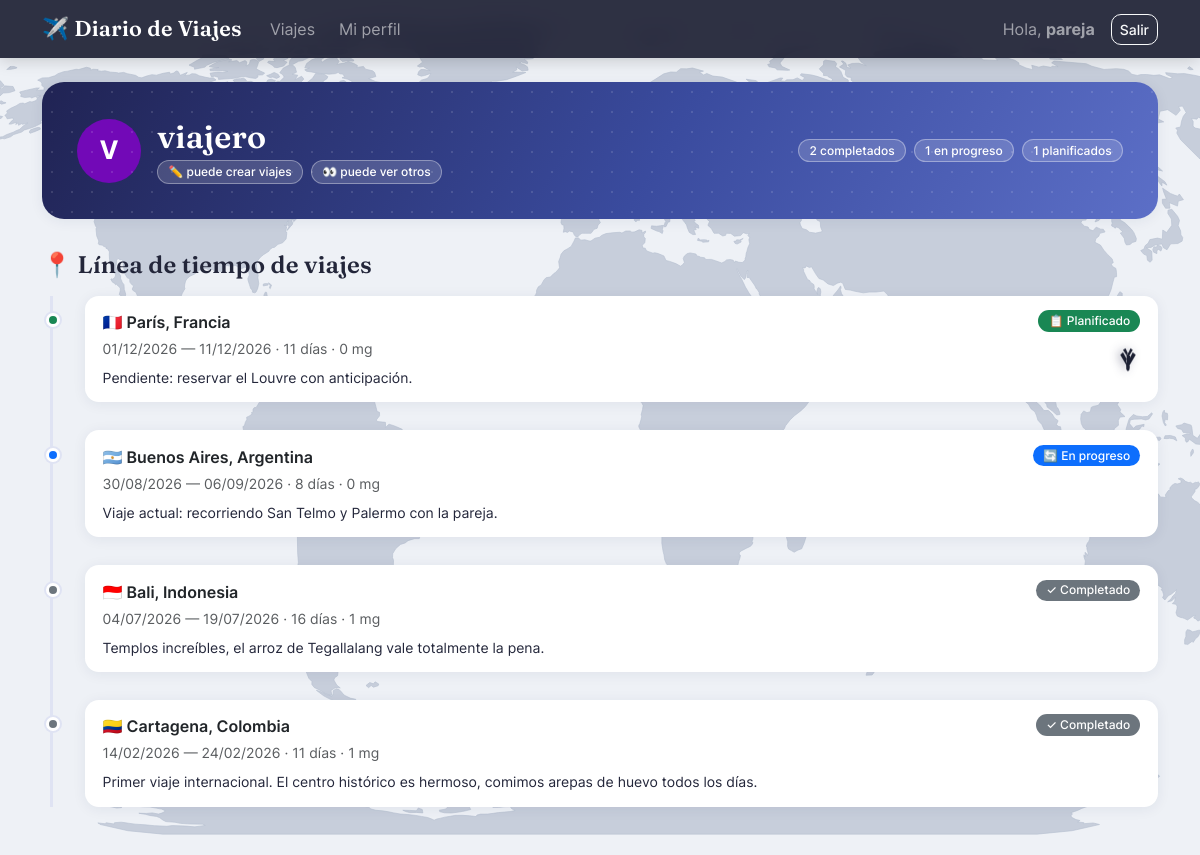
The page /perfil/viajero/ (signed in) on the database its author committed.
### viajes/models.py (models this page shows, shortened)
class Viaje(models.Model):
    COMPLETADO = "completado"
    EN_PROGRESO = "en_progreso"
    PLANIFICADO = "planificado"
    ESTADO_CHOICES = [
        (COMPLETADO, "Completado"),
        (EN_PROGRESO, "En progreso"),
        (PLANIFICADO, "Planificado"),
    ]
    propietario = models.ForeignKey(
        settings.AUTH_USER_MODEL,
        on_delete=models.CASCADE,
        related_name="viajes",
        verbose_name="Propietario",
    )
    destino = models.CharField(
        max_length=100,
        verbose_name="Destino",
        help_text='Ciudad o región, ej: "París", "Bali", "Cartagena".',
    )
    pais = models.CharField(max_length=100, verbose_name="País")
    fecha_inicio = models.DateField(verbose_name="Fecha de inicio")
    fecha_fin = models.DateField(
        verbose_name="Fecha de término",
        null=True,
        blank=True,
        help_text="Déjalo vacío si el viaje todavía no termina o es un plan a futuro.",
    )
    estado = models.CharField(
        max_length=15,
        choices=ESTADO_CHOICES,
        default=PLANIFICADO,
        editable=False,
        verbose_name="Estado",
    )
    notas = models.TextField(
        blank=True,
        verbose_name="Notas del viaje",
        help_text="Detalles, recuerdos o lo que quieras anotar sobre este viaje.",
    )
    creado = models.DateTimeField(auto_now_add=True)
    actualizado = models.DateTimeField(auto_now=True)
    class Meta:
        ordering = ["-fecha_inicio"]  # más reciente primero
        verbose_name = "Viaje"
        verbose_name_plural = "Viajes"
    def calcular_estado(self):
        hoy = timezone.localdate()
        if self.fecha_inicio > hoy:
            return self.PLANIFICADO
        if self.fecha_fin and self.fecha_fin < hoy:
            return self.COMPLETADO
        return self.EN_PROGRESO
    @property
    def duracion_dias(self):
        fin = self.fecha_fin or timezone.localdate()
        dias = (fin - self.fecha_inicio).days + 1
        return max(dias, 1)
    @property
    def total_mg(self):
        return self.mg.count()

### viajes/views.py (the view)
# urls.py: path("perfil/", views.perfil_usuario, name="mi_perfil"),
@login_required
def perfil_usuario(request, username=None):
    usuario_visto = request.user if username is None else get_object_or_404(User, username=username)
    perfil_solicitante = _perfil_de(request.user)
    perfil_visto = _perfil_de(usuario_visto)
    es_propio = usuario_visto.id == request.user.id
    if not es_propio and not perfil_solicitante.puede_ver_otros:
        messages.warning(request, "No tienes permiso para ver el perfil de otros usuarios.")
        return redirect("lista_viajes")
    _refrescar_estados()
    viajes = Viaje.objects.filter(propietario=usuario_visto)
    contexto = {
        "usuario_visto": usuario_visto,
        "perfil_visto": perfil_visto,
        "es_propio": es_propio,
        "viajes": viajes,
        "total_completados": viajes.filter(estado=Viaje.COMPLETADO).count(),
        "total_en_progreso": viajes.filter(estado=Viaje.EN_PROGRESO).count(),
        "total_planificados": viajes.filter(estado=Viaje.PLANIFICADO).count(),
    }
    return render(request, "viajes/perfil.html", contexto)

### viajes/templatetags/viajes_extras.py (called while the page is built)
def _normalizar(texto):
    texto = texto.strip().lower()
    return "".join(
        c for c in unicodedata.normalize("NFD", texto) if unicodedata.category(c) != "Mn"
    )

@register.filter
def bandera(pais):
    if not pais:
        return "🌍"
    return _BANDERAS.get(_normalizar(pais), "🌍")

@register.filter
def color_avatar(username):
    if not username:
        return _PALETA_AVATAR[0]
    indice = sum(ord(c) for c in username) % len(_PALETA_AVATAR)
    return _PALETA_AVATAR[indice]

@register.filter
def inicial(username):
    return username[0].upper() if username else "?"

### viajes/views.py (called while the page is built)
def _refrescar_estados():
    for viaje in Viaje.objects.all():
        nuevo_estado = viaje.calcular_estado()
        if nuevo_estado != viaje.estado:
            Viaje.objects.filter(pk=viaje.pk).update(estado=nuevo_estado)

def _perfil_de(usuario):
    perfil, _ = PerfilUsuario.objects.get_or_create(usuario=usuario)
    return perfil

### viajes/templates/viajes/perfil.html (shortened to what this page needs)
{% extends "viajes/base.html" %}
{% load viajes_extras %}
{% block contenido %}
<div class="encabezado-perfil d-flex justify-content-between align-items-center flex-wrap gap-3">
    <div class="d-flex align-items-center gap-3">
        <span class="avatar-circulo grande" style="background-color: {{ usuario_visto.username|color_avatar }}">
            {{ usuario_visto.username|inicial }}
        </span>
        <div>
            <h2 class="mb-1">{{ usuario_visto.username }}{% if es_propio %} <small class="opacity-75">(tú)</small>{% endif %}</h2>
            <div class="d-flex gap-2 flex-wrap">
                {% if perfil_visto.puede_crear_viajes %}<span class="badge">✏️ puede crear viajes</span>{% endif %}
                {% if perfil_visto.puede_ver_otros %}<span class="badge">👀 puede ver otros</span>{% endif %}
            </div>
        </div>
    </div>
    <div class="d-flex gap-2">
        <span class="badge badge-completado">{{ total_completados }} completados</span>
        <span class="badge badge-en_progreso">{{ total_en_progreso }} en progreso</span>
        <span class="badge badge-planificado">{{ total_planificados }} planificados</span>
    </div>
</div>
<h4 class="mb-3">📍 Línea de tiempo de viajes</h4>
{% if viajes %}
<div class="timeline mt-3">
    {% for viaje in viajes %}
    <div class="timeline-item {{ viaje.estado }}">
        <div class="d-flex justify-content-between align-items-start flex-wrap gap-2">
            <a class="text-decoration-none text-dark fw-semibold" href="{% url 'detalle_viaje' viaje.pk %}">
                {{ viaje.pais|bandera }} {{ viaje.destino }}, {{ viaje.pais }}
            </a>
            <span class="badge badge-{{ viaje.estado }}">
                {% if viaje.estado == 'completado' %}✓ Completado{% elif viaje.estado == 'en_progreso' %}🔄 En progreso{% else %}📋 Planificado{% endif %}
            </span>
        </div>
        <div class="text-muted small mt-1">
            {{ viaje.fecha_inicio|date:"d/m/Y" }}
            {% if viaje.fecha_fin %} — {{ viaje.fecha_fin|date:"d/m/Y" }}{% endif %}
            · {{ viaje.duracion_dias }} día{{ viaje.duracion_dias|pluralize }}
            · {{ viaje.total_mg }} mg
        </div>
        {% if viaje.notas %}
        <p class="mb-0 mt-2 small">{{ viaje.notas|truncatewords:20 }}</p>
        {% endif %}
    </div>
    {% endfor %}
</div>
{% else %}
<p class="text-muted">Todavía no hay viajes registrados.</p>
{% endif %}
{% endblock %}

### viajes/templates/viajes/base.html (shortened to what this page needs)
{% load static %}
<!DOCTYPE html>
<html lang="es">
<head>
    <link href="{% static 'viajes/vendor/bootstrap/css/bootstrap.min.css' %}" rel="stylesheet">
    <link rel="stylesheet" href="{% static 'viajes/css/style.css' %}">
</head>
<body>
<div class="mapa-fondo" aria-hidden="true"></div>
<nav class="navbar navbar-expand-lg navbar-dark bg-dark mb-4">
    <div class="container">
        <a class="navbar-brand" href="{% url 'lista_viajes' %}">✈️ Diario de Viajes</a>
        <div class="collapse navbar-collapse" id="navbarNav">
            {% if user.is_authenticated %}
            <ul class="navbar-nav me-auto">
                <li class="nav-item"><a class="nav-link" href="{% url 'lista_viajes' %}">Viajes</a></li>
                <li class="nav-item"><a class="nav-link" href="{% url 'mi_perfil' %}">Mi perfil</a></li>
            </ul>
            <span class="navbar-text me-3">
                Hola, <strong>{{ user.username }}</strong>
            </span>
            <form action="{% url 'logout' %}" method="post" class="d-flex">
                <button class="btn btn-outline-light btn-sm" type="submit">Salir</button>
            </form>
            {% else %}
            <ul class="navbar-nav ms-auto">
                <li class="nav-item"><a class="nav-link" href="{% url 'login' %}">Ingresar</a></li>
                <li class="nav-item"><a class="nav-link" href="{% url 'registro' %}">Crear cuenta</a></li>
            </ul>
            {% endif %}
        </div>
    </div>
</nav>
<div class="container mb-5">
    {% block contenido %}{% endblock %}
</div>
</body>
</html>

### viajes/static/viajes/css/style.css (style rules this page uses)
:root { --fuente-titulos: "Fraunces", "Georgia", serif; --fuente-texto: "Inter", -apple-system, "Segoe UI", Roboto, sans-serif; --color-primario: #3a86ff; --color-primario-oscuro: #2a5fc9; --sombra-suave: 0 2px 14px rgba(35, 39, 82, 0.07); --sombra-hover: 0 14px 30px rgba(35, 39, 82, 0.14); }
html { scroll-behavior: smooth; }
body { font-family: var(--fuente-texto); color: #23263a; min-height: 100vh; background-color: #eef1f6; background-attachment: fixed; }
.mapa-fondo { position: fixed; inset: 0; z-index: -2; background-color: #eef1f6; background-image: url("../img/mapa-mundo.svg"); background-size: cover; background-position: center; pointer-events: none; }
:root { --ruta-vuelo: ellipse(44vw 40vh at 50vw 45vh); --duracion-vuelo: 34s; }
h1, h2, h3, h4, h5, .navbar-brand { font-family: var(--fuente-titulos); font-weight: 600; letter-spacing: 0.2px; }
.navbar { background: rgba(20, 22, 43, 0.88) !important; backdrop-filter: blur(10px); -webkit-backdrop-filter: blur(10px); box-shadow: 0 2px 16px rgba(0, 0, 0, 0.18); }
.navbar-brand { font-size: 1.35rem; letter-spacing: 0.3px; }
.navbar .nav-link { font-family: var(--fuente-texto); border-radius: 8px; padding: 0.4rem 0.75rem !important; transition: background-color 0.15s ease; }
.badge-completado { background-color: #6c757d; }
.badge-en_progreso { background-color: #0d6efd; }
.badge-planificado { background-color: #198754; }
.badge { border-radius: 999px; font-weight: 500; padding: 0.4em 0.85em; }
.avatar-circulo { display: inline-flex; align-items: center; justify-content: center; width: 2.1rem; height: 2.1rem; border-radius: 50%; color: #fff; font-weight: 700; font-size: 0.9rem; flex-shrink: 0; font-family: var(--fuente-texto); }
.avatar-circulo.grande { width: 4rem; height: 4rem; font-size: 1.6rem; }
.encabezado-perfil { background: linear-gradient(120deg, #202353 0%, #3a4b9e 55%, #5c6fc7 100%); color: #fff; border-radius: 22px; padding: 2.2rem; margin-bottom: 2rem; box-shadow: var(--sombra-suave); position: relative; overflow: hidden; }
.encabezado-perfil::after { content: ""; position: absolute; inset: 0; background-image: radial-gradient(rgba(255, 255, 255, 0.12) 1.5px, transparent 1.5px); background-size: 20px 20px; pointer-events: none; }
.encabezado-perfil > * { position: relative; }
.encabezado-perfil .badge { background-color: rgba(255, 255, 255, 0.16); border: 1px solid rgba(255, 255, 255, 0.35); }
.timeline { position: relative; border-left: 3px solid #dfe3f3; padding-left: 2rem; margin-left: 0.5rem; }
.timeline-item { position: relative; margin-bottom: 1.75rem; background: #fff; border-radius: 14px; padding: 0.9rem 1.1rem; box-shadow: var(--sombra-suave); transition: transform 0.15s ease, box-shadow 0.15s ease; }
.timeline-item::before { content: ""; position: absolute; left: -2.44rem; top: 1.1rem; width: 14px; height: 14px; border-radius: 50%; background: var(--color-primario); border: 3px solid #fff; box-shadow: 0 0 0 2px #dfe3f3; }
.timeline-item.completado::before { background: #6c757d; }
.timeline-item.en_progreso::before { background: #0d6efd; }
.timeline-item.planificado::before { background: #198754; }
.btn { border-radius: 10px; font-family: var(--fuente-texto); font-weight: 500; }

### rows shown on the page
Viaje: pais|bandera "🇫🇷", destino "París", pais "Francia", estado "📋 Planificado", fecha_inicio "01/12/2026", fecha_fin "11/12/2026", duracion_dias "11", total_mg "0", notas "Pendiente: reservar el Louvre con anticipación."
Viaje: pais|bandera "🇦🇷", destino "Buenos Aires", pais "Argentina", estado "🔄 En progreso", fecha_inicio "30/08/2026", fecha_fin "06/09/2026", duracion_dias "8", total_mg "0", notas "Viaje actual: recorriendo San Telmo y Palermo con la pareja."
Viaje: pais|bandera "🇮🇩", destino "Bali", pais "Indonesia", estado "✓ Completado", fecha_inicio "04/07/2026", fecha_fin "19/07/2026", duracion_dias "16", total_mg "1", notas "Templos increíbles, el arroz de Tegallalang vale totalmente la pena."
Viaje: pais|bandera "🇨🇴", destino "Cartagena", pais "Colombia", estado "✓ Completado", fecha_inicio "14/02/2026", fecha_fin "24/02/2026", duracion_dias "11", total_mg "1", notas "Primer viaje internacional. El centro histórico es hermoso, comimos arepas de huevo todos los días."

### other values the page prints
{{ user.username }} "pareja"
{{ usuario_visto.username|inicial }} "V"
{{ usuario_visto.username }} "viajero"
{{ total_completados }} "2"
{{ total_en_progreso }} "1"
{{ total_planificados }} "1"
